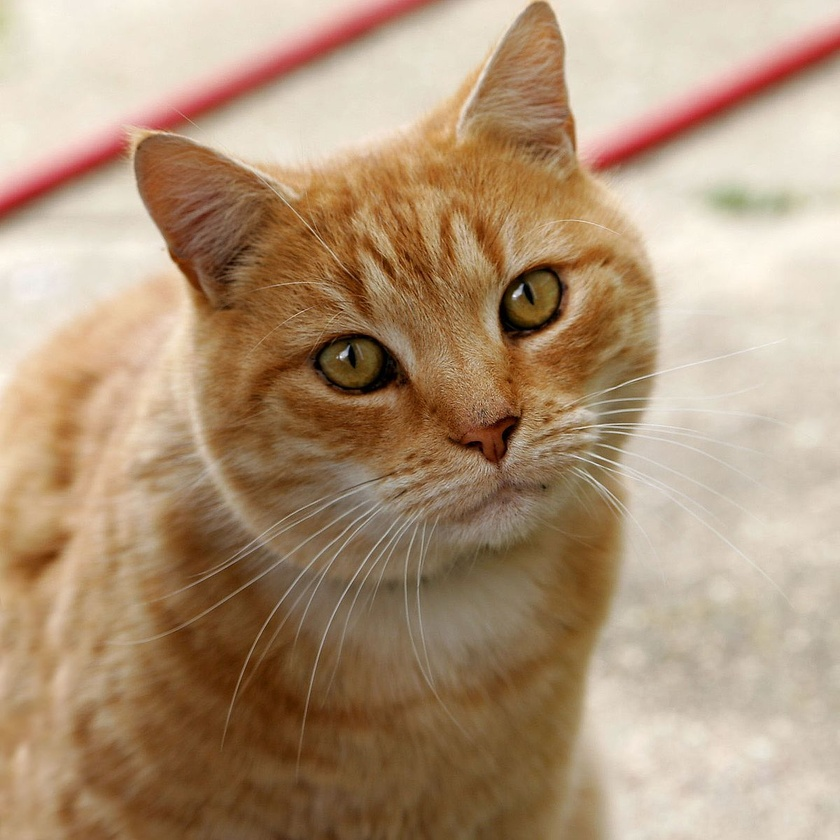
#> input picture Cat03.jpg, 840 x 840 px, shrunk from 1200 x 1199 before the run
$ python rtranspose.py
#> lines starting #> are read from the running program, lines starting #| are printed output that depends on the picture
#!/usr/bin/env python3
# -*- coding: utf-8 -*-
"""
Created on Thu Jan 16 22:10:30 2020

@author: root
"""
import cv2
import numpy as np
img=cv2.imread("Cat03.jpg")
#> img is the input picture: shape (840, 840, 3); mean B, G, R 120.7, 148.8, 175.9
cv2.imshow("ORIGINAL", img)
cv2.waitKey(0)
rotate_img=cv2.transpose(img)
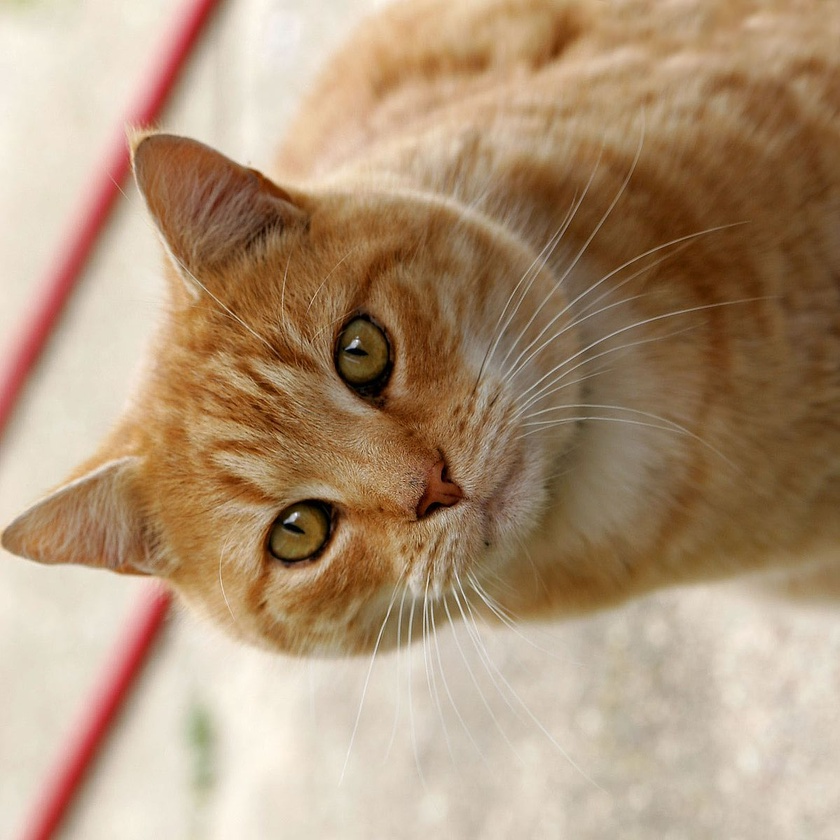
#> rotate_img: shape (840, 840, 3); mean B, G, R 120.7, 148.8, 175.9

cv2.imshow("ROTATION",rotate_img)
cv2.waitKey(0)
cv2.destroyAllWindows()

$ run again, with cat1.jpg copied over Cat03.jpg
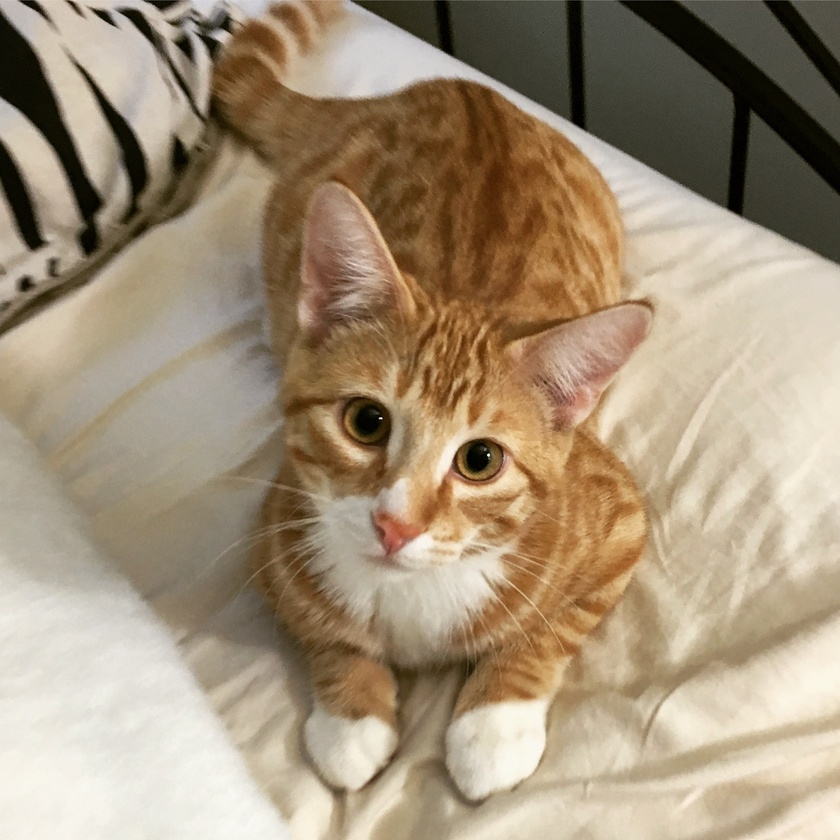
#> input picture cat1.jpg, 840 x 840 px, shrunk from 2187 x 2187 before the run
#> img is the input picture: shape (840, 840, 3); mean B, G, R 121.2, 145.4, 163.1
#> `rotate_img=cv2.transpose(img)`:
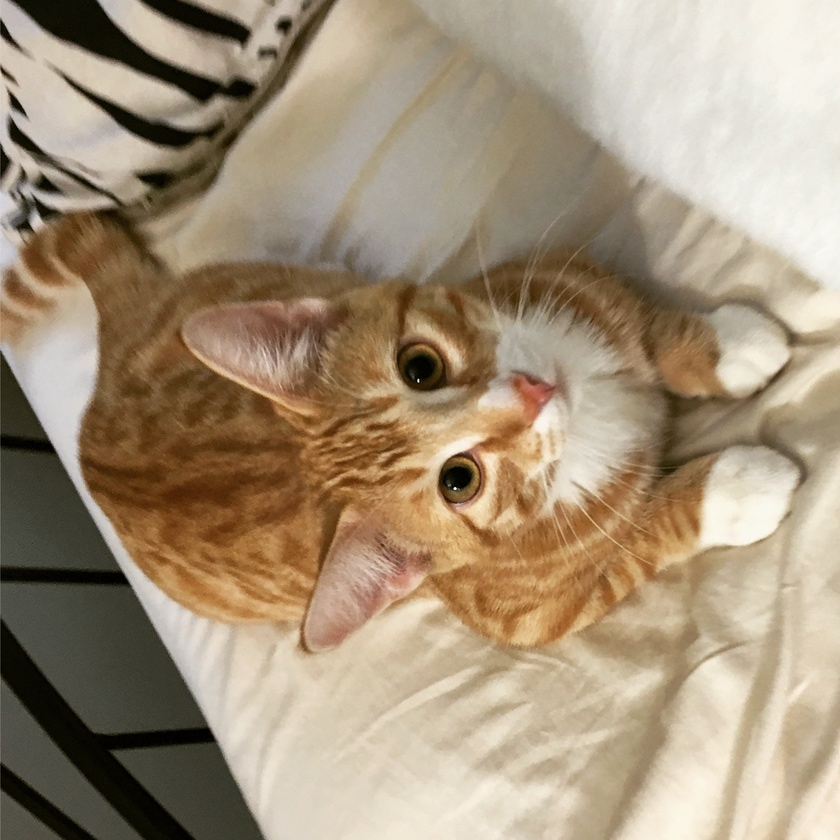
#> rotate_img: shape (840, 840, 3); mean B, G, R 121.2, 145.4, 163.1
